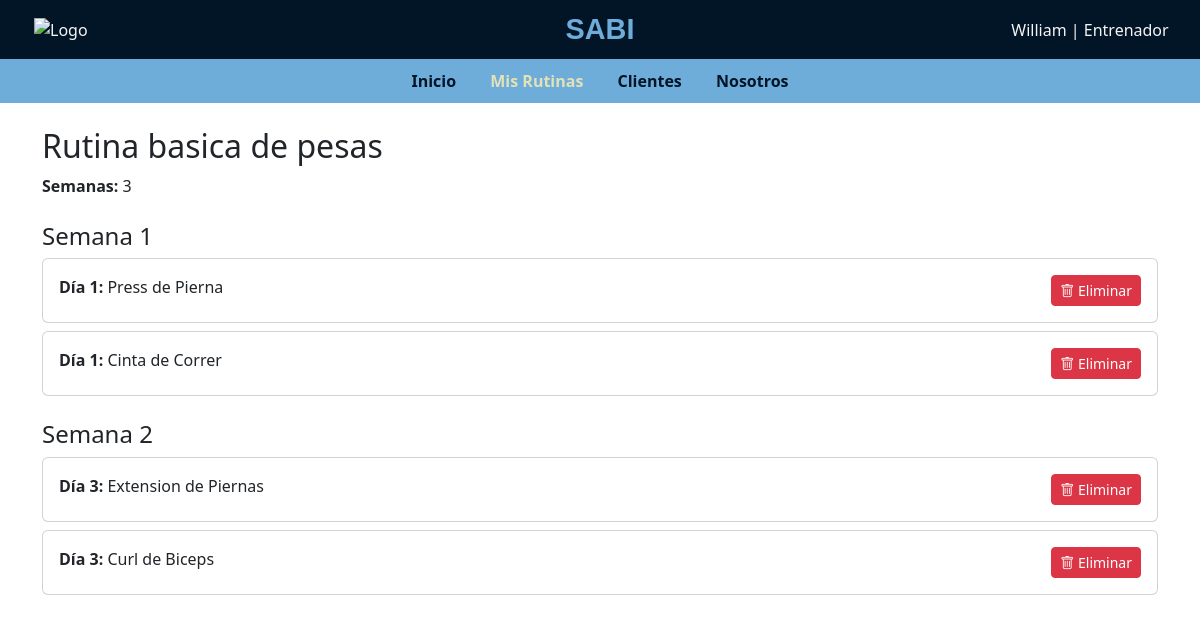
The page /Vista/Entrenador/EditarRutina.php?id=3 on the database its author committed.
### tables this page shows
CREATE TABLE `rutina` (
  `idRutina` int(11) NOT NULL,
  `semRutina` int(11) NOT NULL,
  `descRutina` varchar(40) NOT NULL,
  `creaRutina` date NOT NULL,
  `autRutina` int(11) DEFAULT NULL
);

CREATE TABLE `ejercicio_rutina` (
  `idEje_Rut` int(11) NOT NULL,
  `fkIdEjercicio` int(11) NOT NULL,
  `fkIdRutina` int(11) NOT NULL,
  `repeticiones` int(11) DEFAULT NULL,
  `series` int(11) DEFAULT NULL,
  `dia` int(11) NOT NULL,
  `semana` int(11) NOT NULL,
  `descanso` int(11) DEFAULT NULL,
  `intensidad` varchar(15) NOT NULL,
  `peso` int(4) DEFAULT NULL
);

CREATE TABLE `ejercicio` (
  `idEjercicio` int(11) NOT NULL,
  `nomEjercicio` varchar(20) NOT NULL,
  `descEjercicio` varchar(90) NOT NULL,
  `tipEjercicio` varchar(20) NOT NULL,
  `urlVideo` varchar(260) NOT NULL
);

### Vista/Entrenador/EditarRutina.php (the view, shortened to what this page needs)
<?php
include_once("../../Controlador/Conexion.php");
$idRutina = isset($_GET['id']) ? intval($_GET['id']) : null;
$stmt = $conexion->prepare("SELECT * FROM rutina WHERE idRutina = ?");
$stmt->bind_param("i", $idRutina);
$stmt->execute();
$result = $stmt->get_result();
$rutina = $result->fetch_assoc();
$ejercicios = [];
$query = "SELECT er.*, e.nomEjercicio FROM ejercicio_rutina er
          JOIN ejercicio e ON er.fkIdEjercicio = e.idEjercicio
          WHERE fkIdRutina = ?
          ORDER BY semana, dia";
$stmt = $conexion->prepare($query);
$stmt->bind_param("i", $idRutina);
$stmt->execute();
$res = $stmt->get_result();
while ($row = $res->fetch_assoc()) {
  $ejercicios[] = $row;
}
?>
<!DOCTYPE html>
<html lang="en">
<head>
  <link href="https://cdn.jsdelivr.net/npm/bootstrap@5.3.0/dist/css/bootstrap.min.css" rel="stylesheet">
  <link rel="stylesheet" href="https://cdn.jsdelivr.net/npm/bootstrap-icons/font/bootstrap-icons.css">
  <link rel="stylesheet" href="../Stiles/CrearRutina.css">
</head>
<body class="cuerpo">
  <nav class="navbar navbar-custom">
    <div class="container-fluid d-flex flex-column align-items-center">
      <div class="d-flex align-items-center w-100 justify-content-between row">
        <div class="col-md-2"><img src="Media/Logo.enc" alt="Logo" width="60" height="60" class="logo"></div>
        <div class="col-md-8 text-center"><a class="navbar-brand " href="#">SABI</a></div>
        <div class="col-lg-2 text-center">William | Entrenador</div>
      </div>
    </div>
  </nav>
  <div class="menu">
    <a href="#">Inicio</a>
    <a href="rutinasGuardadas.html" style="color: #E2E2B6;">Mis Rutinas</a>
    <a href="clientes.html">Clientes</a>
    <a href="#">Nosotros</a>
  </div>
  <div class="container mt-4">
    <h2><?= htmlspecialchars($rutina['descRutina']) ?></h2>
    <p><strong>Semanas:</strong> <?= htmlspecialchars($rutina['semRutina']) ?></p>
  </div>
  <div class="container">
    <?php
    $semanaActual = 0;
    foreach ($ejercicios as $ej) {
      if ($ej['semana'] != $semanaActual) {
        if ($semanaActual > 0) echo "</div>";
        $semanaActual = $ej['semana'];
        echo "<div class='mt-4'><h4>Semana $semanaActual</h4>";
      }
      echo "<div class='card mb-2'>
              <div class='card-body d-flex justify-content-between'>
                  <div>
                      <strong>Día {$ej['dia']}:</strong> {$ej['nomEjercicio']}
                  </div>
                  <button class='btn btn-danger btn-sm eliminar-ejercicio' data-id='{$ej['idEje_Rut']}'>
                      <i class='bi bi-trash'></i> Eliminar
                  </button>
              </div>
            </div>";
    }
    if ($semanaActual > 0) echo "</div>";
    ?>
  </div>
</body>
</html>

### Vista/Stiles/CrearRutina.css (style rules this page uses)
.cuerpo { background-image: url(../media/fondoSabi.png); }
.navbar-custom { background-color: #021526; color: whitesmoke; }
.navbar-brand { font-size: 1.8rem; font-weight: bold; color: #6EACDA; font-family: 'Bonello-Regular', sans-serif; text-align: center; margin: 0 auto; text-decoration: none; }
.logo { margin-left: 10px; }
.menu { background-color: #6EACDA; text-align: center; padding: 10px 0; }
.menu a { color: #021526; font-weight: bold; margin: 0 15px; text-decoration: none; }

### rows shown on the page
rutina: descRutina "Rutina basica de pesas", semRutina "3"
ejercicio_rutina: semana "1", dia "1", fkIdEjercicio.nomEjercicio "Press de Pierna"
ejercicio_rutina: dia "1", fkIdEjercicio.nomEjercicio "Cinta de Correr"
ejercicio_rutina: semana "2", dia "3", fkIdEjercicio.nomEjercicio "Extension de Piernas"
ejercicio_rutina: dia "3", fkIdEjercicio.nomEjercicio "Curl de Biceps"
